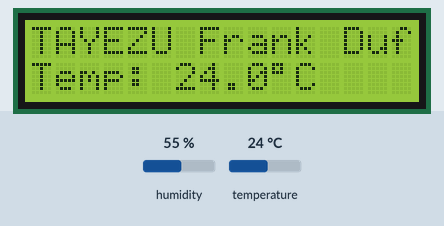
Bench run of a sketch on a simulated Arduino Uno, built with avr-gcc and run on an emulated ATmega328P. On the bench: 16×2 character LCD. Inputs (shaded band) come from the test bench; at power-on: temperature 24 °C, humidity 55 %. What the sketch prints to the serial monitor is not drawn.

Above: at 3.05 s.
3.4 s: temperature set to 12 °C
At 4.45 s:
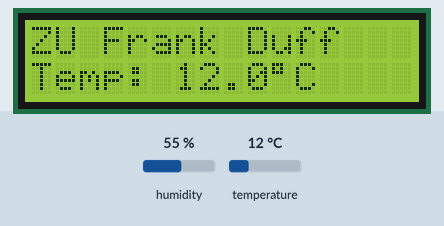
7.9 s: temperature set to 19 °C
At 8.65 s:
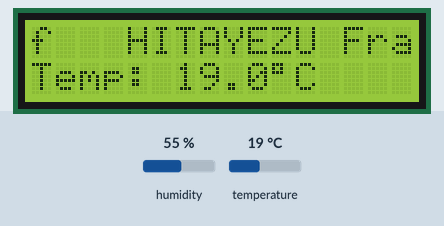
12.4 s: temperature set to 28 °C
At 16.75 s:
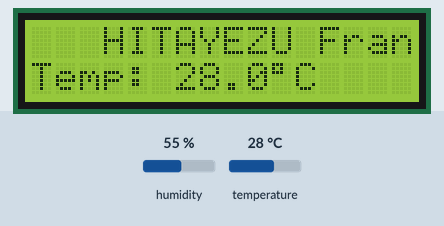
Timing chart, 0 to 18.2 s (numbered marks = the images above; inputs shaded):
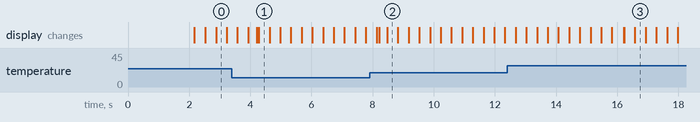

The sketch:

temperature_lcd.ino
```cpp
#include <Wire.h>
#include <LiquidCrystal_I2C.h>
#include <DHT.h>

// Most 16x2 I2C LCD backpacks use address 0x27.
// If the LCD stays blank, try 0x3F or run the included I2C scanner.
LiquidCrystal_I2C lcd(0x27, 16, 2);

// DHT11 three-pin module wiring:
// S (signal) -> Arduino D2
// middle/VCC -> Arduino 5V
// -/GND -> Arduino GND
const uint8_t DHT_PIN = 2;
#define DHT_TYPE DHT11
DHT dht(DHT_PIN, DHT_TYPE);

const char STUDENT_NAME[] = "HITAYEZU Frank Duff";

const uint8_t LCD_COLUMNS = 16;
const uint8_t NAME_GAP = 3;

// DHT11 is a slow sensor, so read it once every two seconds.
const unsigned long TEMPERATURE_INTERVAL_MS = 2000;
const unsigned long SCROLL_INTERVAL_MS = 350;

unsigned long lastTemperatureTime = 0;
unsigned long lastScrollTime = 0;
uint8_t scrollPosition = 0;

void clearSecondRow() {
  lcd.setCursor(0, 1);
  lcd.print("                ");
}

void showTemperature(float temperatureC) {
  clearSecondRow();
  lcd.setCursor(0, 1);
  lcd.print("Temp: ");
  lcd.print(temperatureC, 1);
  lcd.write(byte(223));  // Degree symbol on common HD44780 LCDs.
  lcd.print("C");
}

void showSensorError() {
  clearSecondRow();
  lcd.setCursor(0, 1);
  lcd.print("Sensor error");
}

void showScrollingName() {
  const uint8_t nameLength = sizeof(STUDENT_NAME) - 1;

  lcd.setCursor(0, 0);

  if (nameLength <= LCD_COLUMNS) {
    lcd.print(STUDENT_NAME);
    for (uint8_t i = nameLength; i < LCD_COLUMNS; i++) {
      lcd.print(' ');
    }
    return;
  }

  const uint8_t cycleLength = nameLength + NAME_GAP;

  for (uint8_t column = 0; column < LCD_COLUMNS; column++) {
    uint8_t index = (scrollPosition + column) % cycleLength;
    lcd.print(index < nameLength ? STUDENT_NAME[index] : ' ');
  }

  scrollPosition = (scrollPosition + 1) % cycleLength;
}

void readDisplayAndSendTemperature() {
  float temperatureC = dht.readTemperature();

  if (isnan(temperatureC)) {
    showSensorError();
    Serial.println("ERROR:DHT11_READ_FAILED");
    return;
  }

  showTemperature(temperatureC);

  // Serial protocol: ASCII text, one message per line.
  // Example: TEMP:25.00
  Serial.print("TEMP:");
  Serial.println(temperatureC, 2);
}

void setup() {
  Serial.begin(9600);
  dht.begin();

  lcd.init();
  lcd.backlight();
  lcd.clear();

  showScrollingName();
  clearSecondRow();
  lcd.setCursor(0, 1);
  lcd.print("Starting DHT11");

  Serial.println("STATUS:Arduino DHT11 temperature monitor started");

  // Give the DHT11 time to stabilize before its first reading.
  delay(2000);
  readDisplayAndSendTemperature();

  lastTemperatureTime = millis();
  lastScrollTime = millis();
}

void loop() {
  unsigned long now = millis();

  if (now - lastScrollTime >= SCROLL_INTERVAL_MS) {
    lastScrollTime = now;
    showScrollingName();
  }

  if (now - lastTemperatureTime >= TEMPERATURE_INTERVAL_MS) {
    lastTemperatureTime = now;
    readDisplayAndSendTemperature();
  }
}
```
